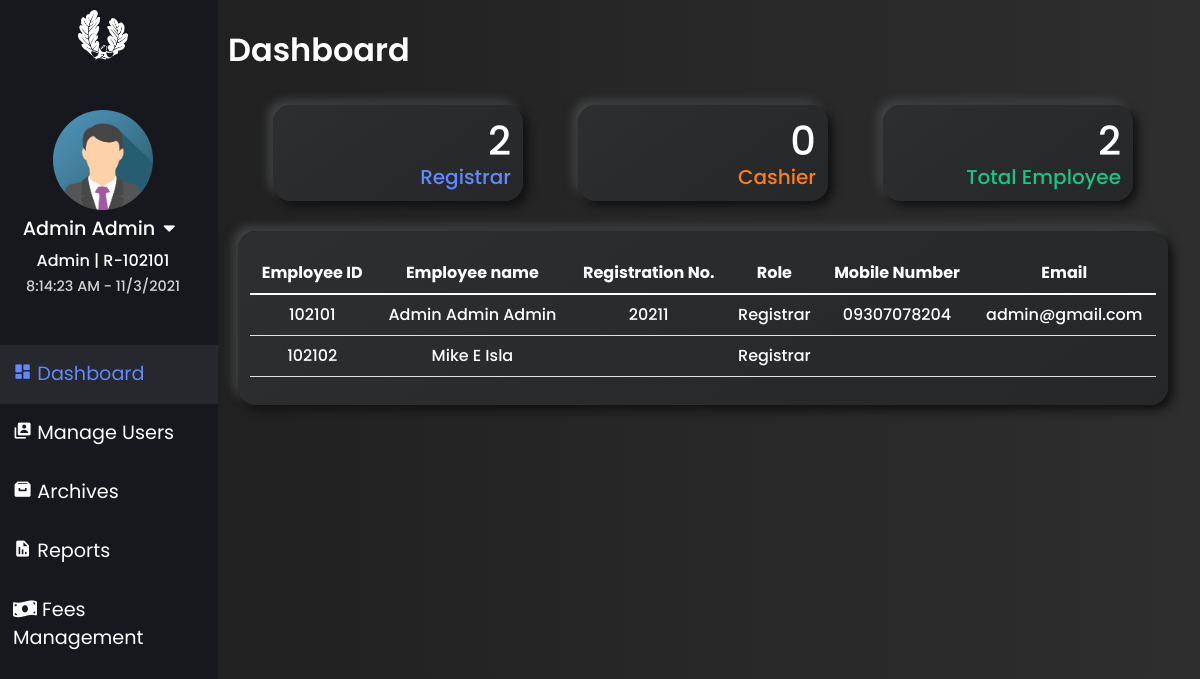
Before: /html/registrar_access.php (signed in) with the older database file.
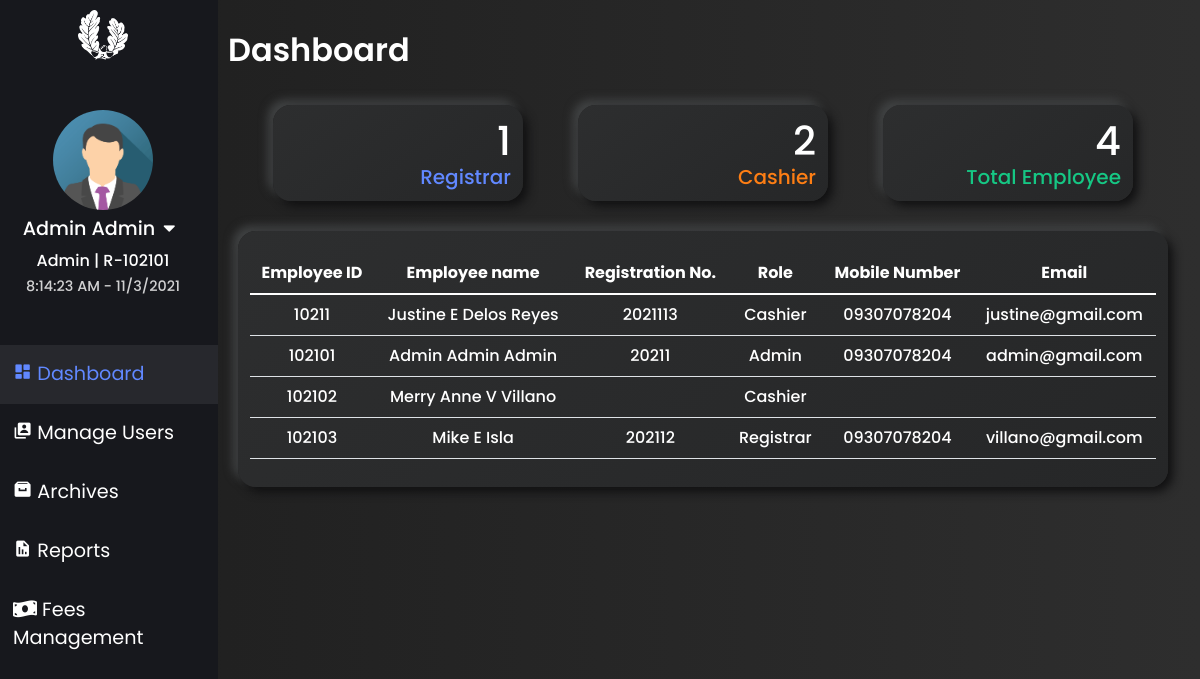
After: the same page with the newer database file.
### tables this page shows
CREATE TABLE `tbl_employee_info` (
  `reg_no` varchar(255) NOT NULL,
  `employee_id` int(20) NOT NULL,
  `role` varchar(20) NOT NULL,
  `firstname` varchar(100) NOT NULL,
  `lastname` varchar(100) NOT NULL,
  `middlename` varchar(100) NOT NULL,
  `sex` varchar(20) NOT NULL,
  `email` varchar(255) NOT NULL,
  `address` longtext NOT NULL,
  `contact_number` varchar(15) NOT NULL,
  `hireDate` varchar(100) NOT NULL,
  `joined_date` varchar(100) NOT NULL
);

### html/registrar_access.php (the view, shortened to what this page needs)
<?php
  require_once '../connection/Config.php';
?>
<!doctype html>
<html lang="en">
  <head>
    <link rel="stylesheet" type="text/css" href="https://cdn.datatables.net/v/bs5/jq-3.6.0/dt-1.11.3/b-2.0.1/datatables.min.css"/>
    <link rel="stylesheet" href="https://cdn.jsdelivr.net/npm/bootstrap@5.1.3/dist/css/bootstrap.min.css">
        <link rel="stylesheet" href="https://pro.fontawesome.com/releases/v5.10.0/css/all.css"/>
        <link rel="stylesheet" href="https://cdnjs.cloudflare.com/ajax/libs/font-awesome/5.14.0/css/all.min.css" />
        <link href='https://unpkg.com/boxicons@2.0.9/css/boxicons.min.css' rel='stylesheet'>
    <link rel="stylesheet" type="text/css" href="../css/registrar_access.css?<?php echo time(); ?>" />
    <link rel="stylesheet" href="https://cdnjs.cloudflare.com/ajax/libs/animate.css/4.1.1/animate.min.css"/>
    <link rel="stylesheet" href="https://cdn.linearicons.com/free/1.0.0/icon-font.min.css">
  </head>
  <body>
    <div class="row">
      <div class="col left-tab">
      <img src="../images/logo.png" class="logoLeftTab" alt="">
        <div class="upper-left-tab">
            <img src="..\images\registrar_img\sample_registrar_pic.png" alt="">
            <p class="reg__name" style="font-size: 1.2rem;"><?= $_SESSION['fullname'];?><i class="fas fa-caret-down mx-2" onclick="profile_link_show()"></i></p>
            <p class="reg__name" id="roleId"><?= $_SESSION['role'];?> | R-<?= $_SESSION['employeeId'];?></p>
            <p class="reg__name" id="reg-date-time"></p>
        </div>
            <div class="nav flex-column nav-pills pl-2 mt-5 align-middle" id="v-pills-tab" role="tablist" aria-orientation="vertical">
                <a class="nav-link active main__" id="v-pills-dashboard-tab" data-toggle="pill" href="#v-pills-dashboard" role="tab" aria-controls="v-pills-dashboard" aria-selected="true"><i class='bx bxs-dashboard'></i>&nbsp;Dashboard</a>
                <a class="nav-link main__" id="v-pills-manage-users-tab" data-toggle="pill" href="#v-pills-manage-users" role="tab" aria-controls="v-pills-manage-users" aria-selected="false"><i class='bx bxs-user-account'></i>&nbsp;Manage Users</a>
                <a class="nav-link main__" id="v-pills-archives-tab" data-toggle="pill" href="#v-pills-archives" role="tab" aria-controls="v-pills-archives" aria-selected="false"><i class='bx bxs-archive'></i>&nbsp;Archives</a>
                <a class="nav-link main__" id="v-pills-reports-tab" data-toggle="pill" href="#v-pills-reports" role="tab" aria-controls="v-pills-reports" aria-selected="false"><i class='bx bxs-report' ></i>&nbsp;Reports</a>
                <a class="nav-link main__" id="v-pills-fees-tab" data-toggle="pill" href="#v-pills-fees" role="tab" aria-controls="v-pills-fees" aria-selected="false"><i class="fas fa-money-bill-wave"></i>&nbsp;Fees Management</a>
            </div>
        </div>
        <div class="col-sm right-tab">
          <div class="tab-content" id="v-pills-tabContent">
            <div class="tab-pane fade show active" id="v-pills-dashboard" role="tabpanel" aria-labelledby="v-pills-dashboard-tab">
              <p class="title_tab_universal my-3" >Dashboard</p>
            <div class="dashBoardForRegistrar" id="dashboardForAdminId">
              <div class="studentCountBox" id="">
                        <h1>
                          <?php
                          $sql = "SELECT `role`FROM `tbl_employee_info` WHERE `role` = 'Registrar'";
                          $statement = $con->prepare($sql);
                          $statement->execute();
                          $result = $statement->get_result();
                          $count = mysqli_num_rows($result);
                          echo $count;
                        ?>
                      </h1>
                    <h3>Registrar</h3>
              </div>
              <div class="studentCountBox" id="">
                        <h1>
                          <?php
                          $sql = "SELECT `role`FROM `tbl_employee_info` WHERE `role` = 'Cashier'";
                          $statement = $con->prepare($sql);
                          $statement->execute();
                          $result = $statement->get_result();
                          $count = mysqli_num_rows($result);
                          echo $count;
                        ?>
                      </h1>
                    <h3>Cashier</h3>
              </div>
              <div class="studentCountBox" id="">
                        <h1>
                        <?php
                        $sql = "SELECT * FROM tbl_employee_info";
                        $statement = $con->prepare($sql);
                        $statement->execute();
                        $result = $statement->get_result();
                        $count = mysqli_num_rows($result);
                        echo $count;
                      ?>
                      </h1>
                    <h3>Total Employee</h3>
              </div>
                  <div class="dashboardBox">
                        <table class="table" style="color: var(--white)">
                            <thead class="thead-light">
                              <tr>
                                <th scope="col">Employee ID</th>
                                <th scope="col">Employee name</th>
                                <th scope="col">Registration No.</th>
                                <th scope="col">Role</th>
                                <th scope="col">Mobile Number</th>
                                <th scope="col">Email</th>
                              </tr>
                            </thead>
                            <tbody id="adminDash">
                            <?php
                            $sql ="SELECT reg_no, employee_id, role, CONCAT(firstname,' ',middlename,' ',lastname) AS fullname,  email, contact_number
                            FROM tbl_employee_info";
                            $stmt = $con->prepare($sql);
                            $stmt->execute();
                            $res = $stmt->get_result();
                            $count = $res->num_rows;
                            ?>
                            <?php
                            if($count > 0){
                            while($data = $res->fetch_assoc()){?>
                            <tr class="text-center">
                                <td><?=$data['employee_id'];?></td>
                                <td><?=$data['fullname'];?></td>
                                <td><?=$data['reg_no'];?></td>
                                <td><?=$data['role'];?></td>
                                <td><?=$data['contact_number'];?></td>
                                <td><?=$data['email'];?></td>
                            </tr>
                            <?php }?>
                            <?php }else{?>
                            <tr>
                                <td><?php echo "No Records"?></td>
                            </tr>
                            <?php }
                            ?>
                          </tbody>
                        </table>
                        </div>
                      </div>
          </div>
          </div>
        </div>
    </div>
  </body>
</html>

### css/registrar_access.css (style rules this page uses)
:root { font-size: 16px; --font-school-name: 'Zilla Slab', serif; --font-tagline: 'Overpass', sans-serif; --primary: #3861fb; --secondary: #6188ff; --greenPrimary: #16c784; --greenSecondary: #56c59a; --purple: #DDA0DD; --orange: #fd7e14; --white: #ffffff; --leftTabBg: #17181d; --secondDarkBg: #222531; --thirdDarkBg: #394158; --activeColorBg: rgb(56, 56, 63, 0.5); }
html, body { background: linear-gradient(to right, #1e1e1e, #2e2e2e); color: var(--white); }
* { font-family: 'Poppins', sans-serif; margin: 0; padding: 0; box-sizing: border-box; }
.row { width: 100%; }
.left-tab { padding: 0; top: 0; bottom: 0; overflow-y: auto; max-width: 230px; position: fixed; background-color: var(--leftTabBg); color: var(--white); z-index: 999; height: 100%; }
.logoLeftTab { width: 50px; height: 50px; display: block; margin: 10px auto; }
.upper-left-tab { position: relative; }
.upper-left-tab > * { transition: 300ms ease; }
.upper-left-tab img { width: 100px; height: 100px; border-radius: 50%; display: block; margin: 50px auto 5px; }
.reg__name { text-align: center; margin: 0; font-weight: 500; margin-bottom: 3px; }
.reg__name:last-child { font-size: .9rem; opacity: .8; }
.reg__name i { cursor: pointer; }
.nav-link.main__ { color: var(--white-color); font-size: 1.2rem; padding: 15px 25px; width: 100%; text-align: left; transition: 250ms; border-radius: 0; }
.nav-link.main__.active { background: var(--activeColorBg); color: var(--secondary); border-radius: 0; }
.right-tab { margin-left: 230px; padding: 10px; }
.title_tab_universal { font-size: 2rem; font-weight: 600; color: white; }
.dashboardBox { width: 100%; border-radius: 18px; background: linear-gradient(145deg, #2d2e2f, #262728); box-shadow: 5px 5px 10px #111112, -5px -5px 10px #434546; backdrop-filter: blur(1.8px); -webkit-backdrop-filter: blur(1.8px); padding: 12px; position: relative; margin: 15px 10px; }
.dashBoardForRegistrar { display: flex; width: 100%; flex-wrap: wrap; justify-content: space-evenly; }
.table { margin-top: 10px; text-align: center; font-weight: 500; }
.studentCountBox, .employeeCountBox { max-width: 25%; min-width: 250px; border-radius: 18px; background: linear-gradient(145deg, #2d2e2f, #262728); box-shadow: 5px 5px 10px #111112, -5px -5px 10px #434546; backdrop-filter: blur(1.8px); -webkit-backdrop-filter: blur(1.8px); padding: 12px; position: relative; margin: 15px 10px; cursor: pointer; transition: all 250ms; }
.studentCountBox h3 { font-size: 20px; margin: 0; padding: 0; text-align: right; }
.studentCountBox h1 { margin: 0; padding: 0; color: var(--white); text-align: right; }
.studentCountBox:nth-child(1) { color: var(--secondary); }
.studentCountBox:nth-child(2) { color: var(--orange); }
.studentCountBox:nth-child(3) { color: var(--greenPrimary); }

Changed rows visible on the page:
added tbl_employee_info: employee_id "10211", fullname "Justine E Delos Reyes", reg_no "2021113", role "Cashier", contact_number "09307078204", email "justine@gmail.com"
changed tbl_employee_info "admin@gmail.com": role "Registrar" → "Admin"
changed tbl_employee_info id 102102: fullname "Mike E Isla" → "Merry Anne V Villano"; role "Registrar" → "Cashier"
added tbl_employee_info: employee_id "102103", fullname "Mike E Isla", reg_no "202112", role "Registrar", contact_number "09307078204", email "villano@gmail.com"
Other visible differences:
$count: "2" → "1"
$count: "0" → "2"
$count: "2" → "4"
